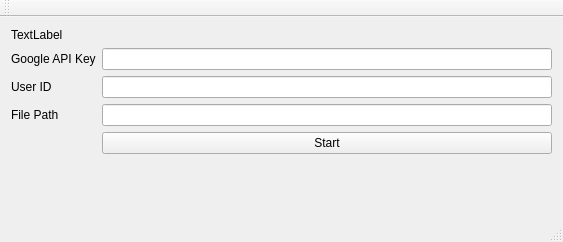
<?xml version="1.0" encoding="UTF-8"?>
<ui version="4.0">
 <class>ServiceManagerClass</class>
 <widget class="QMainWindow" name="ServiceManagerClass">
  <property name="geometry">
   <rect>
    <x>0</x>
    <y>0</y>
    <width>563</width>
    <height>242</height>
   </rect>
  </property>
  <property name="windowTitle">
   <string>ServiceManager</string>
  </property>
  <widget class="QWidget" name="centralWidget">
   <layout class="QFormLayout" name="formLayout">
    <item row="0" column="0" colspan="2">
     <widget class="QLabel" name="errorLabel">
      <property name="text">
       <string>TextLabel</string>
      </property>
     </widget>
    </item>
    <item row="1" column="0">
     <widget class="QLabel" name="label">
      <property name="text">
       <string>Google API Key</string>
      </property>
     </widget>
    </item>
    <item row="1" column="1">
     <widget class="QLineEdit" name="ApiKey"/>
    </item>
    <item row="2" column="0">
     <widget class="QLabel" name="label_2">
      <property name="text">
       <string>User ID</string>
      </property>
     </widget>
    </item>
    <item row="2" column="1">
     <widget class="QLineEdit" name="UserId"/>
    </item>
    <item row="3" column="0">
     <widget class="QLabel" name="label_3">
      <property name="text">
       <string>File Path</string>
      </property>
     </widget>
    </item>
    <item row="3" column="1">
     <widget class="QLineEdit" name="FilePath"/>
    </item>
    <item row="4" column="1">
     <widget class="QPushButton" name="pushButton">
      <property name="text">
       <string>Start</string>
      </property>
     </widget>
    </item>
   </layout>
  </widget>
  <widget class="QMenuBar" name="menuBar">
   <property name="geometry">
    <rect>
     <x>0</x>
     <y>0</y>
     <width>563</width>
     <height>22</height>
    </rect>
   </property>
  </widget>
  <widget class="QToolBar" name="mainToolBar">
   <attribute name="toolBarArea">
    <enum>TopToolBarArea</enum>
   </attribute>
   <attribute name="toolBarBreak">
    <bool>false</bool>
   </attribute>
  </widget>
  <widget class="QStatusBar" name="statusBar"/>
 </widget>
 <layoutdefault spacing="6" margin="11"/>
 <resources>
  <include location="ServiceManager.qrc"/>
 </resources>
 <connections/>
</ui>
